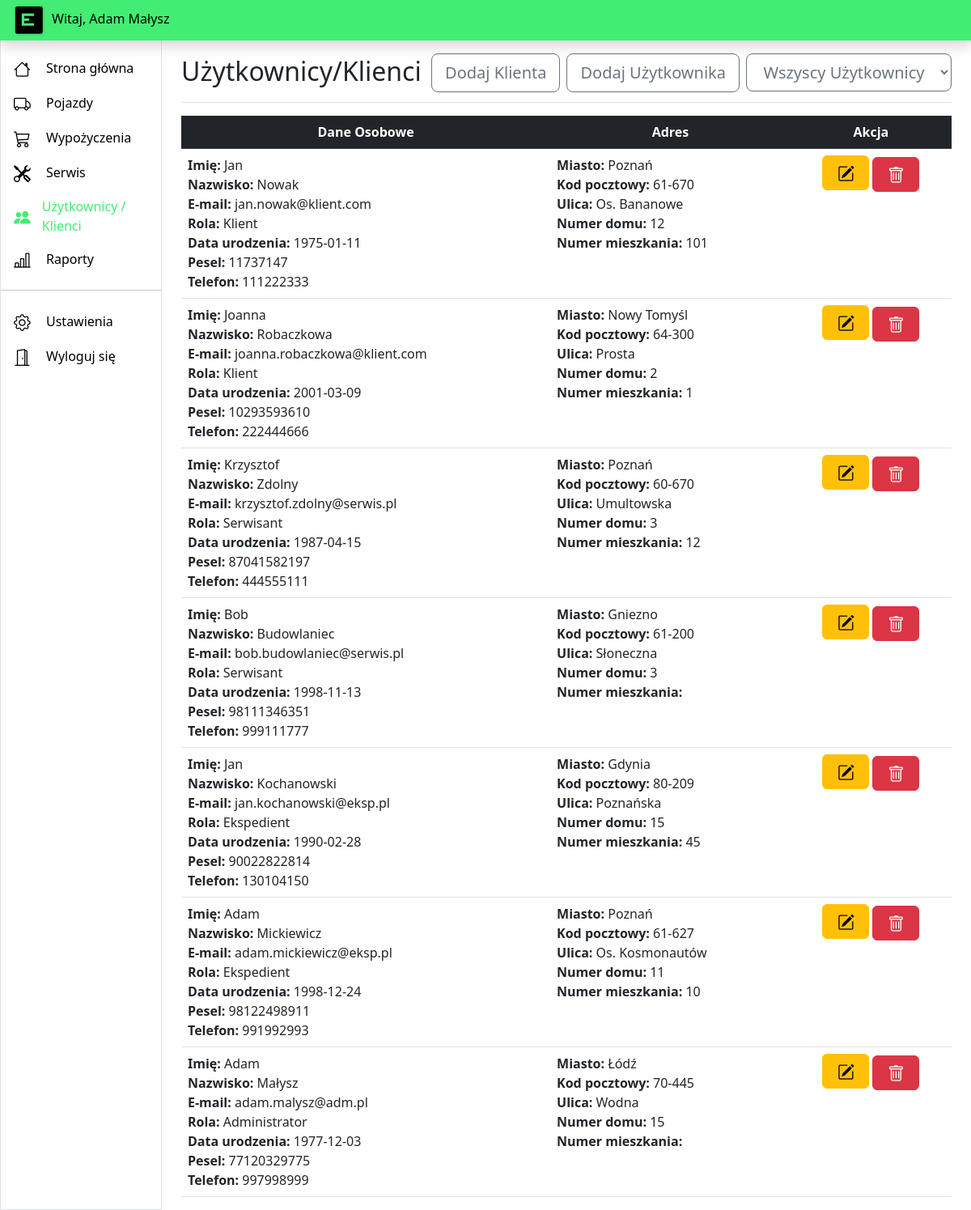
Page /clients.php (signed in) on the committed database.
### tables this page shows
CREATE TABLE `users` (
  `id` int(11) NOT NULL,
  `email` longtext NOT NULL,
  `password_hash` varchar(255) NOT NULL,
  `firstname` varchar(50) NOT NULL,
  `lastname` varchar(50) NOT NULL,
  `birth` date NOT NULL,
  `pesel` bigint(11) NOT NULL,
  `phone` varchar(15) NOT NULL,
  `address_city` varchar(50) NOT NULL,
  `address_zipcode` varchar(50) NOT NULL,
  `address_street` varchar(50) NOT NULL,
  `address_house` varchar(50) NOT NULL,
  `address_apartment` varchar(50) NOT NULL,
  `role_id` tinyint(1) NOT NULL,
  `ispasswordchanged` tinyint(1) NOT NULL,
  `isdeleted` tinyint(1) NOT NULL
);

### clients.php (the view, shortened to what this page needs)
<?php
  $mysqli = require __DIR__ . "/database.php";
  if (isset($_GET["user_client"])) {
    $userview = "klient";
  }
  else if((!isset($_GET["view"]) && $_SESSION["user_role"] == 1)) {
    $userview = "all";
  }
?>
<!DOCTYPE html>
<html lang="pl-PL">
<head>
  <link rel="stylesheet" type="text/css" href="styles/dashboard.css" />
  <link href="https://cdn.jsdelivr.net/npm/bootstrap@5.2.3/dist/css/bootstrap.min.css" rel="stylesheet" />
  <link rel="stylesheet" href="https://cdn.jsdelivr.net/npm/bootstrap-icons@1.11.1/font/bootstrap-icons.css">
  <link href="https://cdn.jsdelivr.net/npm/bootstrap-icons@1.10.5/font/bootstrap-icons.min.css" rel="stylesheet">
</head>
<body>
  <header class="navbar sticky-top flex-md-nowrap p-0 shadow" data-bs-theme="dark">
    <a class="navbar-brand col-md-3 col-lg-2 me-0 px-3 fs-6 text-black"><img class="me-2" src="images/logo.png" alt="" width="40" height="40">Witaj, <?php echo $_SESSION["user_firstname"].' '.$_SESSION["user_lastname"];?></a>
  </header>
  <div class="container-fluid">
    <div class="row text-wrap">
      <div class="sidebar border border-right col-md-3 col-lg-2 p-0 bg-body-tertiary">
        <div class="offcanvas-md offcanvas-end bg-body-tertiary" tabindex="-1" id="sidebarMenu" aria-labelledby="sidebarMenuLabel">
          <div class="offcanvas-body d-md-flex flex-column p-0 pt-lg-3 overflow-y-auto">
            <ul class="nav flex-column">
              <li class="nav-item">
                <a class="nav-link d-flex align-items-center gap-2 fs-6" href="index.php">
                  <i class="bi bi-house"></i>
                  Strona główna
                </a>
              </li>
              <li class="nav-item">
                <a class="nav-link d-flex align-items-center gap-2 fs-6" href="vehicles.php">
                  <i class="bi bi-truck"></i>
                  Pojazdy
                </a>
              </li>
              <li class="nav-item">
                <a class="nav-link d-flex align-items-center gap-2 fs-6" href="reservations.php">
                  <i class="bi bi-cart3"></i>
                  Wypożyczenia
                </a>
              </li>
              <li class="nav-item">
                <a class="nav-link d-flex align-items-center gap-2 fs-6" href="service.php">
                  <i class="bi bi-tools"></i>
                  Serwis
                </a>
              </li>
              <li class="nav-item">
                <a class="nav-link d-flex align-items-center gap-2 fs-6 active" aria-current="page" href="#">
                  <i class="bi bi-people-fill"></i>
                  <?php if($_SESSION["user_role"] == 1) { ?>Użytkownicy / Klienci<?php } ?>
                </a>
              </li>
              <li class="nav-item">
                <a class="nav-link d-flex align-items-center gap-2 fs-6" href="reports.php">
                  <i class="bi bi-bar-chart-line"></i>
                  Raporty
                </a>
              </li>
            </ul>
            <hr class="my-3">
            <ul class="nav flex-column mb-auto">
              <li class="nav-item">
                <a class="nav-link d-flex align-items-center gap-2 fs-6" href="settings.php">
                  <i class="bi bi-gear"></i>
                  Ustawienia
                </a>
              </li>
              <li class="nav-item">
                <a class="nav-link d-flex align-items-center gap-2 fs-6" href="logout.php">
                  <i class="bi bi-door-open"></i>
                  Wyloguj się
                </a>
              </li>
            </ul>
          </div>
        </div>
      </div>
      <main class="col-md-9 ms-sm-auto col-lg-10 px-md-4">
        <div class="d-flex justify-content-between flex-wrap flex-md-nowrap align-items-center pt-3 pb-2 mb-3 border-bottom">
          <?php if($_SESSION["user_role"] == 1) { ?><h1 class="h2">Użytkownicy/Klienci</h1> <?php } ?>
          <div class="d-flex flex-wrap">
            <button type="button" class="btn btn-lg btn-outline-secondary mb-1" data-toggle="modal" data-target="#addClientModalCenter">Dodaj Klienta</button>
            <?php if($_SESSION["user_role"] == 1) { ?>
            <button type="button" class="btn btn-lg btn-outline-secondary mx-2 mb-1" data-toggle="modal" data-target="#addUserModalCenter">Dodaj Użytkownika</button><?php } ?>
            <?php if($_SESSION["user_role"] == 1) { ?>
            <form method="get">
              <select class="btn btn-lg btn-outline-secondary mb-1" name="view" onchange="this.form.submit();">
                <option value="all" <?php echo (($userview  == "all")?"selected":"" );?>>Wszyscy Użytkownicy</option>
              </select>
            </form>
            <?php } ?>
          </div>
        </div>
        <table class="table table-hover">
          <thead class="table-dark">
            <tr>
              <th scope="col">Dane Osobowe</th>
              <th scope="col">Adres</th>
              <th scope="col" class="buttonlist">Akcja</th>
            </tr>
          </thead>
          <tbody>
            <?php
              if ($userview  == "ekspedient") {
                $sql = sprintf("SELECT * FROM users WHERE role_id='3' AND isdeleted='0'");
              }
              else if ($userview  == "administrator") {
                $sql = sprintf("SELECT * FROM users WHERE role_id='1' AND isdeleted='0'");
              }
              else if ($userview  == "serwisant") {
                $sql = sprintf("SELECT * FROM users WHERE role_id='2' AND isdeleted='0'");
              }
              else if ($userview  == "klient" && (!isset($_GET["user_client"]) || $_GET["user_client"] == "all")) {
                $sql = sprintf("SELECT * FROM users WHERE role_id='4' AND isdeleted='0'");
              }
              else if (isset($_GET["user_client"])) {
                $sql = sprintf("SELECT * FROM users WHERE isdeleted='0' AND id=".$_GET["user_client"]);
              }
              else {
                $sql = sprintf("SELECT * FROM users WHERE isdeleted='0'");
              }
              $result = $mysqli->query($sql);
              while($row = $result->fetch_assoc()) {
                switch ($row['role_id']) {
                  case 1:
                  $role = "Administrator";
                  break;
                  case 2:
                  $role = "Serwisant";
                  break;
                  case 3:
                  $role = "Ekspedient";
                  break;
                  case 4:
                  $role = "Klient";
                  break;
                }
            ?>
            <tr>
              <td><?php echo "<b>Imię: </b>".$row['firstname']."</br><b>Nazwisko: </b>".$row['lastname']."</br><b>E-mail: </b>".$row['email']."</br><b>Rola: </b>".$role."</br><b>Data urodzenia: </b>".$row['birth']."</br><b>Pesel: </b>".$row['pesel']."</br><b>Telefon: </b>".$row['phone']; ?></td>
              <td><?php echo "<b>Miasto: </b>".$row['address_city']."</br><b>Kod pocztowy: </b>".$row['address_zipcode']."</br><b>Ulica: </b>".$row['address_street']."</br><b>Numer domu: </b>".$row['address_house']."</br><b>Numer mieszkania: </b>".$row['address_apartment']; ?></td>
              <td align="center" class="buttonlist"><button type='button' title="Edytuj" class='btn btn-warning mb-1' data-toggle='modal' <?php echo "data-target='#editModalCenter".$row["id"]."'"; ?>><i class="bi bi-pencil-square"></i></button>
              <a <?php echo 'href="clients.php?id='.$row["id"].'"'; ?> class='btn btn-danger' title="Usuń"><i class="bi bi-trash"></i></a></td>
            </tr>
            <?php } ?>
          </tbody>
        </table>
      </main>
    </div>
  </div>
</body>
</html>

### styles/dashboard.css (style rules this page uses)
.bi { display: inline-block; width: 2rem; height: 1.7rem; font-size: 1.3rem; }
.sidebar { position: fixed; top: 45px; bottom: 0; left: 0; z-index: 100; padding: 0; }
.sidebar .nav-link { font-size: .875rem; font-weight: 500; }
.sidebar .nav-link.active { color: #43ed73; }
.sidebar .nav-link { color: #000000; }
.navbar { background-color: #43ed73; }
.navbar-brand { padding-top: .75rem; padding-bottom: .75rem; }
thead { text-align: center; }

### rows in the picture
users: firstname "Jan", lastname "Nowak", email "jan.nowak@klient.com", role "Klient", birth "1975-01-11", pesel "11737147", phone "111222333", address_city "Poznań", address_zipcode "61-670", address_street "Os. Bananowe", address_house "12", address_apartment "101"
users: firstname "Joanna", lastname "Robaczkowa", email "joanna.robaczkowa@klient.com", role "Klient", birth "2001-03-09", pesel "10293593610", phone "222444666", address_city "Nowy Tomyśl", address_zipcode "64-300", address_street "Prosta", address_house "2", address_apartment "1"
users: firstname "Krzysztof", lastname "Zdolny", email "krzysztof.zdolny@serwis.pl", role "Serwisant", birth "1987-04-15", pesel "87041582197", phone "444555111", address_city "Poznań", address_zipcode "60-670", address_street "Umultowska", address_house "3", address_apartment "12"
users: firstname "Bob", lastname "Budowlaniec", email "bob.budowlaniec@serwis.pl", role "Serwisant", birth "1998-11-13", pesel "98111346351", phone "999111777", address_city "Gniezno", address_zipcode "61-200", address_street "Słoneczna", address_house "3"
users: firstname "Jan", lastname "Kochanowski", email "jan.kochanowski@eksp.pl", role "Ekspedient", birth "1990-02-28", pesel "90022822814", phone "130104150", address_city "Gdynia", address_zipcode "80-209", address_street "Poznańska", address_house "15", address_apartment "45"
users: firstname "Adam", lastname "Mickiewicz", email "adam.mickiewicz@eksp.pl", role "Ekspedient", birth "1998-12-24", pesel "98122498911", phone "991992993", address_city "Poznań", address_zipcode "61-627", address_street "Os. Kosmonautów", address_house "11", address_apartment "10"
users: firstname "Adam", lastname "Małysz", email "adam.malysz@adm.pl", role "Administrator", birth "1977-12-03", pesel "77120329775", phone "997998999", address_city "Łódź", address_zipcode "70-445", address_street "Wodna", address_house "15"

### other values in the picture
$_SESSION["user_firstname"] "Adam"
$_SESSION["user_lastname"] "Małysz"
